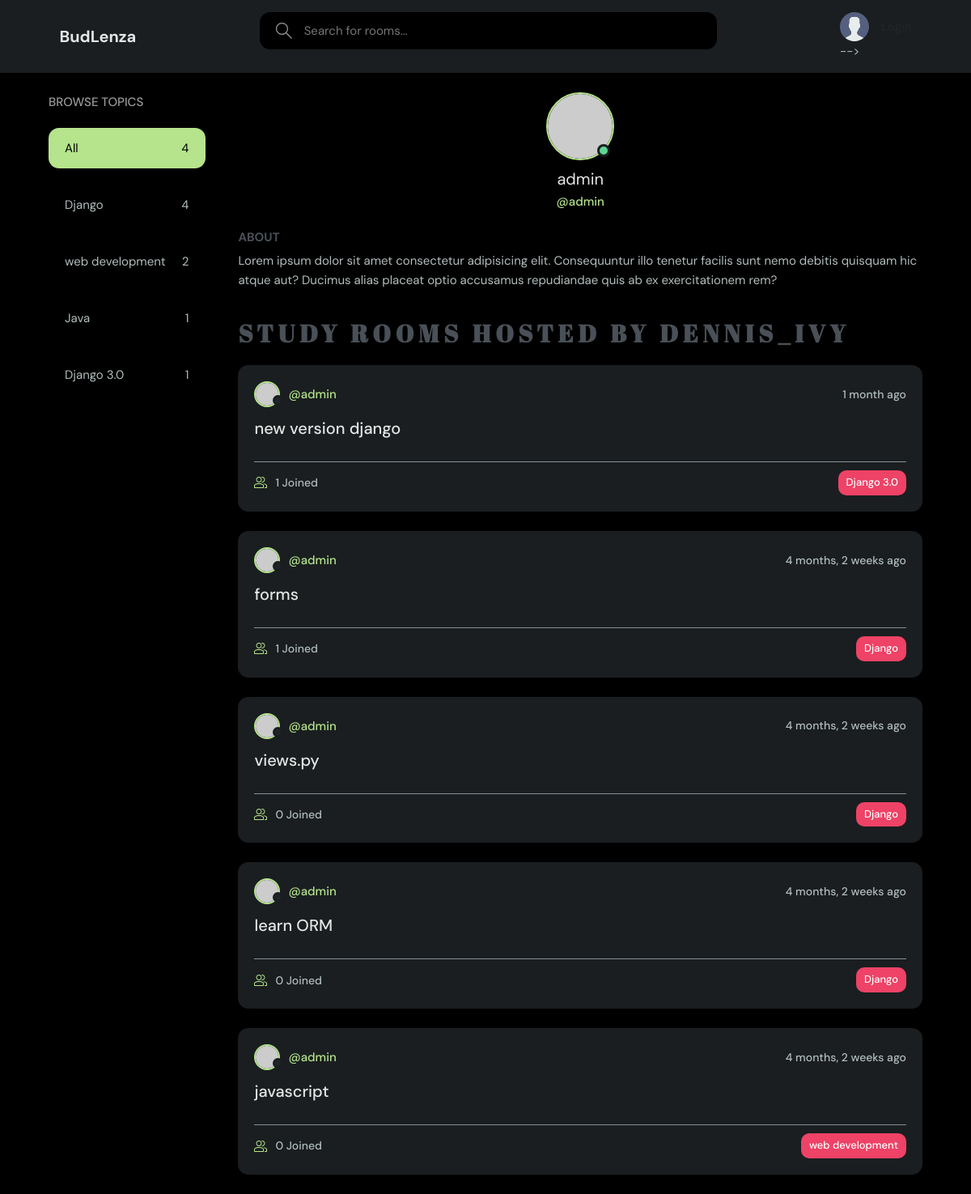
The app's page /profile/1/, older data.
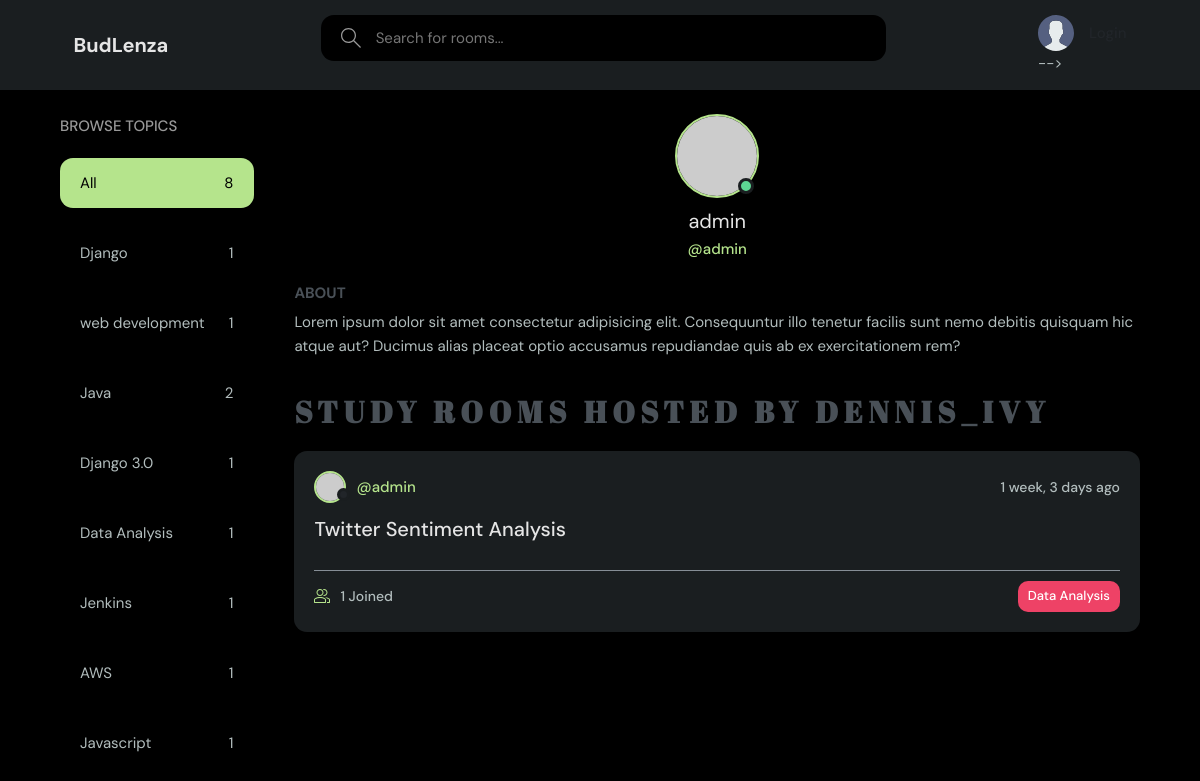
The same page, newer data.
### base/models.py (models this page shows, shortened)
class Topic(models.Model):
    name = models.CharField(max_length = 200)

class Room(models.Model):
    host = models.ForeignKey(User,on_delete = models.SET_NULL, null = True)
    topic = models.ForeignKey(Topic,on_delete = models.SET_NULL ,null = True)
    name = models.CharField(max_length = 200)
    description = models.TextField(null = True,blank = True)
    participants = models.ManyToManyField(User,related_name='participants',blank=True)
    updated = models.DateTimeField(auto_now = True)
    created = models.DateTimeField(auto_now_add = True)
    class Meta:
        ordering = ["-updated","-created"]

### base/views.py (the view)
# urls.py: path("profile/<str:pk>/",views.userProfile,name = 'user-profile'),
def userProfile(request,pk):
    user = User.objects.get(id=pk)
    rooms = user.room_set.all()
    room_message = user.message_set.all()
    topics = Topic.objects.all()
    context ={'user':user , 'rooms':rooms,'room_message':room_message,'topics':topics}
    return render(request,'base/profile.html',context)

### base/templates/base/profile.html (shortened to what this page needs)
{% extends 'main.html' %}
{%block content%}
  <main class="profile-page layout layout--3">
    <div class="container">
      {% include 'base/topics_component.html'%}
      <div class="roomList">
        <div class="profile">
          <div class="profile__avatar">
            <div class="avatar avatar--large active">
              <img src="https://randomuser.me/api/portraits/men/4.jpg" />
            </div>
          </div>
          <div class="profile__info">
            <h3>{{user.username}}</h3>
            <p>@{{user.username}}</p>
          </div>
          <div class="profile__about">
            <h3>About</h3>
            <p>
              Lorem ipsum dolor sit amet consectetur adipisicing elit. Consequuntur illo tenetur
              facilis sunt nemo debitis quisquam hic atque aut? Ducimus alias placeat optio
              accusamus repudiandae quis ab ex exercitationem rem?
            </p>
          </div>
        </div>
        <div class="roomList__header">
          <div>
            <h2>Study Rooms Hosted by dennis_ivy</a>
            </h2>
          </div>
        </div>
        {% include 'base/feed_component.html' %}
      </div>
    </div>
  </main>
{% endblock content %}

### templates/main.html (shortened to what this page needs)
<!DOCTYPE html>
{% load static %}
<html lang="en">
  <head>
    <link rel="stylesheet" href="{% static 'styles/style.css' %}" />
  </head>
  <body>
    {% include "navbar.html" %}
    {% block content%}
    {% endblock %}
  </body>
</html>

### templates/navbar.html (shortened to what this page needs)
{% load static %}
<header class="header header--loggedIn">
    <div class="container">
      <a href="{% url 'home' %}" class="header__logo">
        <h1>BudLenza</h1>
      </a>
      <form class="header__search" method="'GET" action="{% url 'home' %}">
        <label>
          <input name='q' placeholder="Search for rooms..." />
        </label>
      </form>
      <nav class="header__menu">
        {% if request.user.is_authenticated%}
        <div class="header__user">
          <a href="{% url 'home' %}">
            <div class="avatar avatar--medium active">
              <img src="https://randomuser.me/api/portraits/men/3.jpg" />
            </div>
            <p>{{request.user.username}}<span>@{{request.user.username}}</span></p>
          </a>
          <button class="dropdown-button">
            <svg version="1.1" xmlns="http://www.w3.org/2000/svg" width="32" height="32" viewBox="0 0 32 32">
              <title>chevron-down</title>
              <path d="M16 21l-13-13h-3l16 16 16-16h-3l-13 13z"></path>
            </svg>
          </button>
        </div>
        {% else %}
        <a href="{% url 'login' %}">
          <img src="{% static 'images/avatar.svg' %}" />
          <p>Login</p>
        </a> -->
        {% endif %}
      </nav>
    </div>
  </header>

### base/templates/base/topics_component.html
<div class="topics">
  <div class="topics__header">
    <h2>Browse Topics</h2>
  </div>
  <ul class="topics__list">
    <li>
      <a href="{% url 'home' %}" class="active">All <span>{{topics.count}}</span></a>
    </li>
    {% for topic in topics %}
    <li>
      <a href="{% url 'home'%}?q={{topic.name}}" >{{topic.name}}<span>{{topic.room_set.all.count}}</span></a>
    </li>
    {%endfor%}
  </ul>
</div>

### base/templates/base/feed_component.html (shortened to what this page needs)
{% for room in rooms%}
<div class="roomListRoom">
  <div class="roomListRoom__header">
    <a href="{% url 'user-profile' room.host.id %}" class="roomListRoom__author">
      <div class="avatar avatar--small">
        <img src="https://randomuser.me/api/portraits/men/9.jpg" />
      </div>
      <span>@{{room.host.username}}</span>
    </a>
    <div class="roomListRoom__actions">
      <span>{{room.created|timesince}} ago</span>
    </div>
  </div>
  <div class="roomListRoom__content">
    <a href="{% url 'room' room.id %}">{{room.name}}</a>
  </div>
  <div class="roomListRoom__meta">
    <a href="{% url 'room' room.id %}" class="roomListRoom__joined">
      {{room.participants.all.count}} Joined
    </a>
    <p class="roomListRoom__topic">{{room.topic.name}}</p>
  </div>
</div>
{%endfor%}

Row changes from the older to the newer data that the page shows:
removed Room: host.username "admin", created "1 month", name "new version django", participants.all.count "1", topic.name "Django 3.0"
removed Room: host.username "admin", created "4 months, 2 weeks", name "forms", participants.all.count "1", topic.name "Django"
removed Room: host.username "admin", created "4 months, 2 weeks", name "views.py", participants.all.count "0", topic.name "Django"
removed Room: host.username "admin", created "4 months, 2 weeks", name "learn ORM", participants.all.count "0", topic.name "Django"
removed Room: host.username "admin", created "4 months, 2 weeks", name "javascript", participants.all.count "0", topic.name "web development"
computed for Topic "Django": room_set.all.count "4" → "1"
computed for Topic "web development": room_set.all.count "2" → "1"
computed for Topic "Java": room_set.all.count "1" → "2"
added Topic: name "Data Analysis", room_set.all.count "1"
added Topic: name "Jenkins", room_set.all.count "1"
added Topic: name "AWS", room_set.all.count "1"
added Topic: name "Javascript", room_set.all.count "1"
added Room: host.username "admin", created "1 week, 3 days", name "Twitter Sentiment Analysis", participants.all.count "1", topic.name "Data Analysis"
Text that changed along with them:
{{ topics.count }}: "4" → "8"
